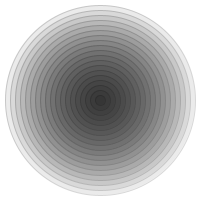
Frame 1 (no input)
Frame 60 (the mouse pressed at the canvas centre just before this capture): identical to frame 1, image omitted
Frame 120 (the mouse held since frame 60 and released just before this capture): identical to frame 1, image omitted

The Processing sketch that drew this single still picture (run headless with seeded random() and noise(); from frame 60 on, the mouse is pressed at the canvas centre):

// Processing sketch: Loop_IV
// ── Loop_IV.pde



void setup(){
  size(200,200);
  noFill();
};

void draw () {
  background (255);
 
  for (int i=0; i <200; i=i+10) {
    fill (0,20);
    stroke(0,40);
    ellipse (width / 2, height / 2, i, i);

  }
}
